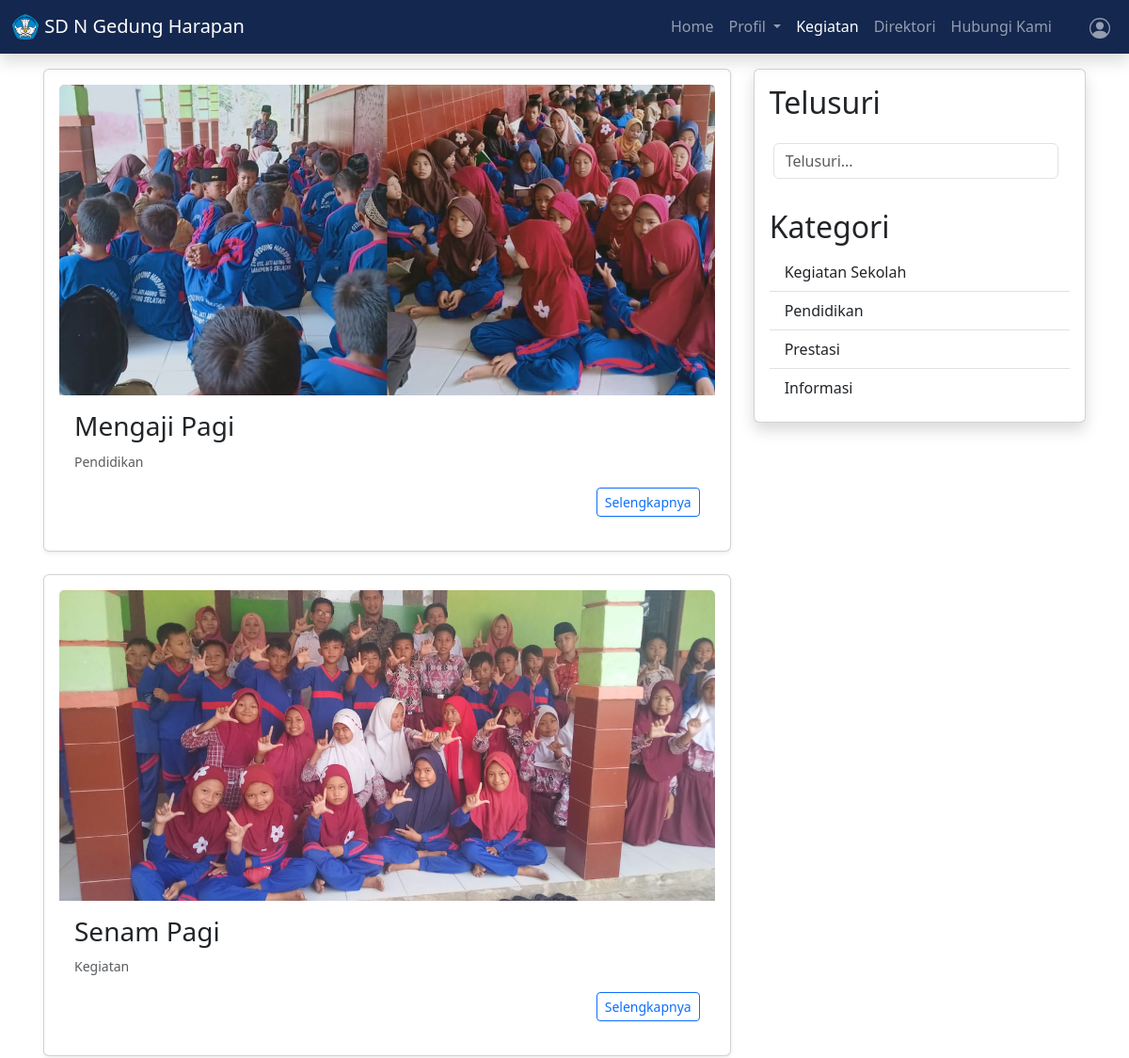
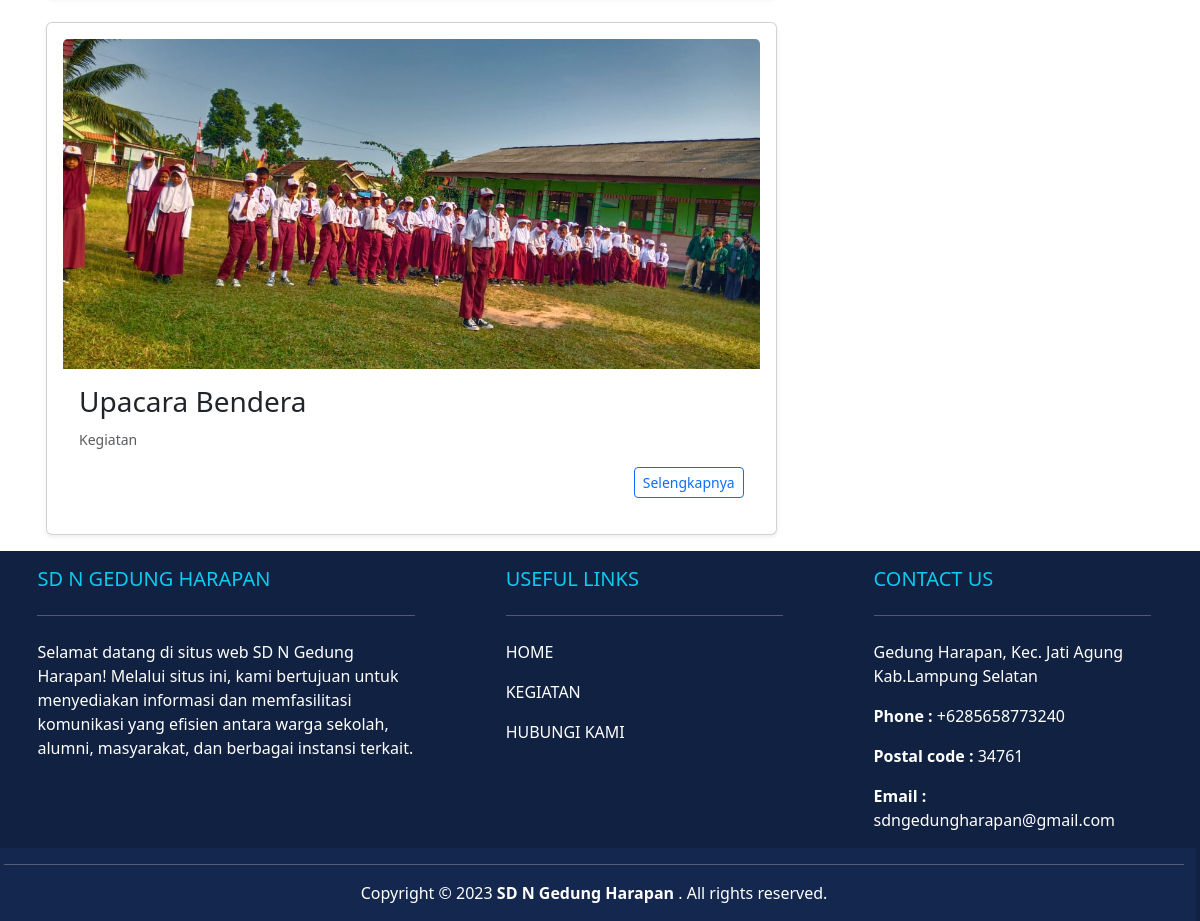
Screenshot of /kegiatan.php with the database file from the repository (2 pictures, top to bottom).
### tables this page shows
CREATE TABLE `kegiatan` (
  `id` int(11) NOT NULL,
  `judul` varchar(100) NOT NULL,
  `deskripsi` varchar(1000) NOT NULL,
  `kategori` varchar(50) NOT NULL,
  `gambar` varchar(200) NOT NULL
);

### admin/functions.php (called while the page is built, shortened)
<?php
$db = mysqli_connect("localhost", "root", "", "dbSekolah");
function query($query)
{
    global $db;
    $result = mysqli_query($db, $query);
    $rows = [];
    while ($row = mysqli_fetch_assoc($result)) {
        $rows[] = $row;
    }
    return $rows;
}

### kegiatan.php (the view, shortened to what this page needs)
<?php
require 'admin/functions.php';
$kegiatan = query("SELECT * FROM kegiatan ORDER BY id DESC");
?>
<!DOCTYPE html>
<html lang="en">
<head>
    <link href="https://cdn.jsdelivr.net/npm/bootstrap@5.3.2/dist/css/bootstrap.min.css" rel="stylesheet">
</head>
<body>
    <nav class="navbar sticky-top navbar-expand-lg navbar-dark shadow">
        <div class="container-fluid">
            <a class="navbar-brand" href="#">
                <img src="assets/image/logo.png" alt="LOGO" height="30" class="d-inline-block align-text-top">
                SD N Gedung Harapan
            </a>
            <div class="collapse navbar-collapse" id="navbarNavDropdown">
                <ul class="navbar-nav ms-auto">
                    <li class="nav-item">
                        <a class="nav-link " aria-current="page" href="index.php">Home</a>
                    </li>
                    <li class="nav-item dropdown">
                        <a class="nav-link dropdown-toggle" href="#" id="navbarDropdownMenuLink" role="button" data-bs-toggle="dropdown" aria-expanded="false">
                            Profil
                        </a>
                    </li>
                    <li class="nav-item">
                        <a class="nav-link active text-bold" href="kegiatan.php">Kegiatan</a>
                    </li>
                    <li class="nav-item">
                        <a class="nav-link" href="direktori.php">Direktori</a>
                    </li>
                    <li class="nav-item">
                        <a class="nav-link" href="hubungi.php">Hubungi Kami</a>
                    </li>
                    <li class="nav-item ms-4">
                        <a class="nav-link" href="admin/login.php">
                        </a>
                    </li>
                </ul>
            </div>
        </div>
    </nav>
    <section>
        <div class="container p-3 min-vh-100">
            <div class="row">
                <div class="col-md-8">
                    <div class="row row-cols-1 g-4">
                        <?php foreach ($kegiatan as $index => $row) : ?>
                            <div class="col">
                                <div class="card shadow-sm p-3">
                                    <img src="brt_kgt/image/<?= $row["gambar"]; ?>" class="card-img-top" alt="Kegiatan">
                                    <div class="card-body">
                                        <h3 class="card-title"><?= $row["judul"]; ?></h3>
                                        <p class="card-text"><small class="text-body-secondary"><?= $row["kategori"]  ?></small></p>
                                        <div class="d-grid gap-2 d-md-block mb-1 text-end">
                                            <button class="btn btn-outline-primary btn-sm" type="button" data-bs-toggle="collapse" data-bs-target="#collapse<?= $index; ?>" aria-expanded="false" aria-controls="collapse<?= $index; ?>">
                                                Selengkapnya
                                            </button>
                                        </div>
                                    </div>
                                </div>
                            </div>
                        <?php endforeach; ?>
                    </div>
                </div>
                <div class="col-md-4 ">
                    <div class="card sidebar-card shadow">
                        <div class="card-body">
                            <h2>Telusuri</h2>
                            <form action="" method="post" class="row mb-3 p-3" role="search" ">
                                    <input class=" col form-control me-2 "type=" search" name="keyword" placeholder="Telusuri..." aria-label="Search" autocomplete="off">
                            </form>
                            <h2>Kategori</h2>
                            <ul class="list-group list-group-flush ">
                                <li class="list-group-item"><a class="text-decoration-none text-dark" href="filter_kgt.php?kategori=Kegiatan">Kegiatan Sekolah</a></li>
                                <li class="list-group-item"><a class="text-decoration-none text-dark" href="filter_kgt.php?kategori=Pendidikan">Pendidikan</a></li>
                                <li class="list-group-item"><a class="text-decoration-none text-dark" href="filter_kgt.php?kategori=Prestasi">Prestasi</a></li>
                                <li class="list-group-item"><a class="text-decoration-none text-dark" href="filter_kgt.php?kategori=Informasi">Informasi</a></li>
                            </ul>
                        </div>
                    </div>
                </div>
            </div>
        </div>
    </section>
    <footer class="text-white pe-3 ps-1" style="background-color:rgba(17, 33, 65) ;">
        <div class="containeR  text-md-left">
            <div class="row  text-md-left">
                <div class="col-md-4 col-lg-4 col-xl-4 mx-auto mt-3">
                    <h5 class="text-uppercase mb-4 font-weight-bold text-info">SD N GEDUNG HARAPAN</h5>
                    <hr class="mb-4">
                    <p>Selamat datang di situs web SD N Gedung Harapan! Melalui situs ini, kami bertujuan untuk menyediakan informasi dan memfasilitasi komunikasi yang efisien antara warga sekolah, alumni, masyarakat, dan berbagai instansi terkait.
                </div>
                <div class="col-md-3 col-lg-3 col-xl-3 mx-auto mt-3">
                    <h5 class="text-uppercase mb-4 font-weight-bold text-info">USEFUL LINKS</h5>
                    <hr class="mb-4">
                    <p>
                        <a href="index.php" class="text-white" style="text-decoration: none;">HOME</a>
                    </p>
                    <p>
                        <a href="kegiatan.php" class="text-white" style="text-decoration: none;">KEGIATAN</a>
                    </p>
                    <p>
                        <a href="hubungi.php" class="text-white" style="text-decoration: none;">HUBUNGI KAMI</a>
                    </p>
                </div>
                <div class="col-md-3 col-lg-3 col-xl-3 mx-auto mt-3">
                    <h5 class="text-uppercase mb-4 font-weight-bold text-info">CONTACT US</h5>
                    <hr class="mb-4">
                    <p>
                        Gedung Harapan, Kec. Jati Agung
                        Kab.Lampung Selatan
                    </p>
                    <p><strong>Phone : </strong>+6285658773240</p>
                    <p><strong>Postal code : </strong>34761</p>
                    <p><strong>Email : </strong>sdngedungharapan@gmail.com</p>
                </div>
                <div class="text-center " style="background-color: #14274E;">
                    <hr class="mb-3">
                    <div class="row d-flex justify-content-center">
                        <div>
                            <p>
                                Copyright &copy; 2023 <b>SD N Gedung Harapan</b> . All rights reserved.
                            </p>
                        </div>
                    </div>
                </div>
            </div>
        </div>
    </footer>
</body>
</html>

### kegiatan.php (style rules this page uses)
body { box-sizing: border-box; }
.navbar { background-color: #14274E !important; }

### rows the page displays
kegiatan: gambar (picture), judul "Mengaji Pagi", kategori "Pendidikan"
kegiatan: gambar (picture), judul "Senam Pagi", kategori "Kegiatan"
kegiatan: gambar (picture), judul "Upacara Bendera", kategori "Kegiatan"
